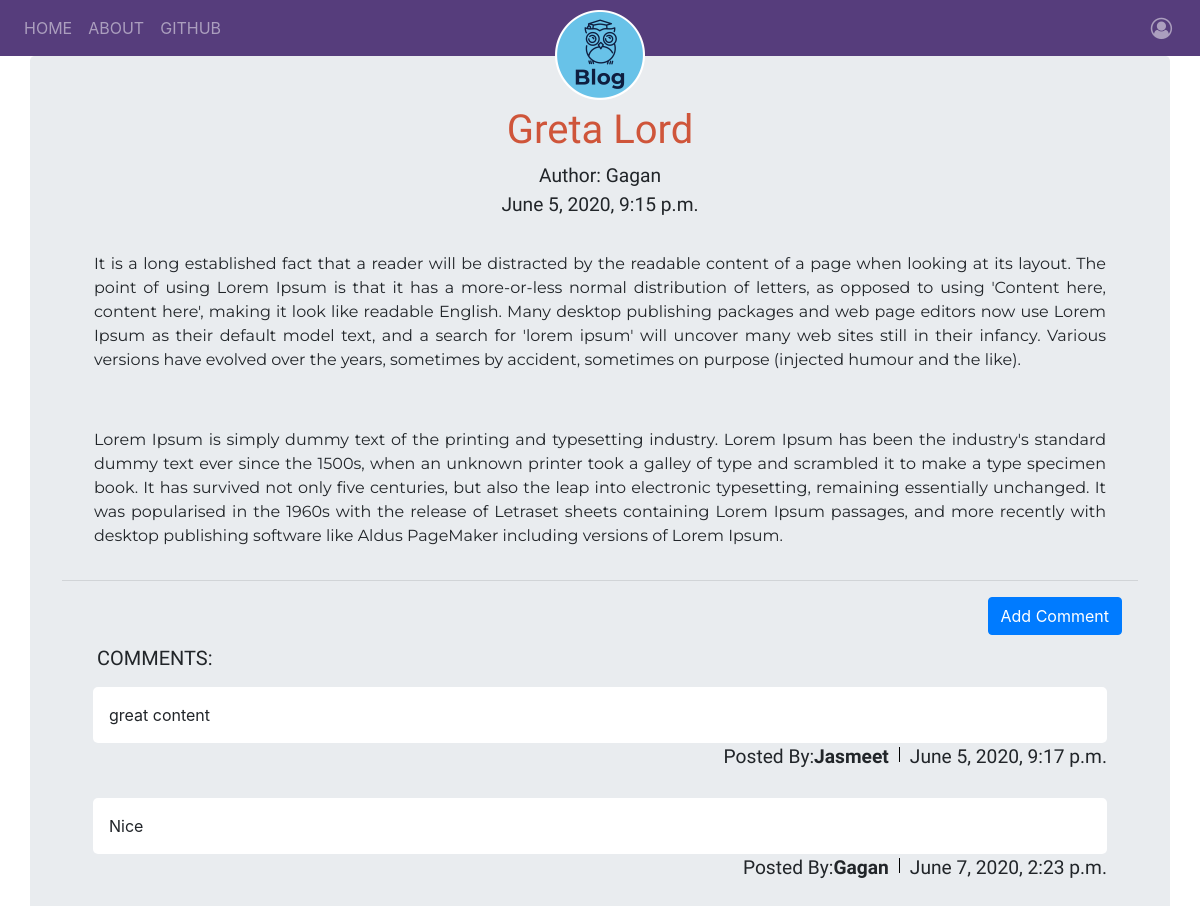
Before: /post/2/ with the older database file.
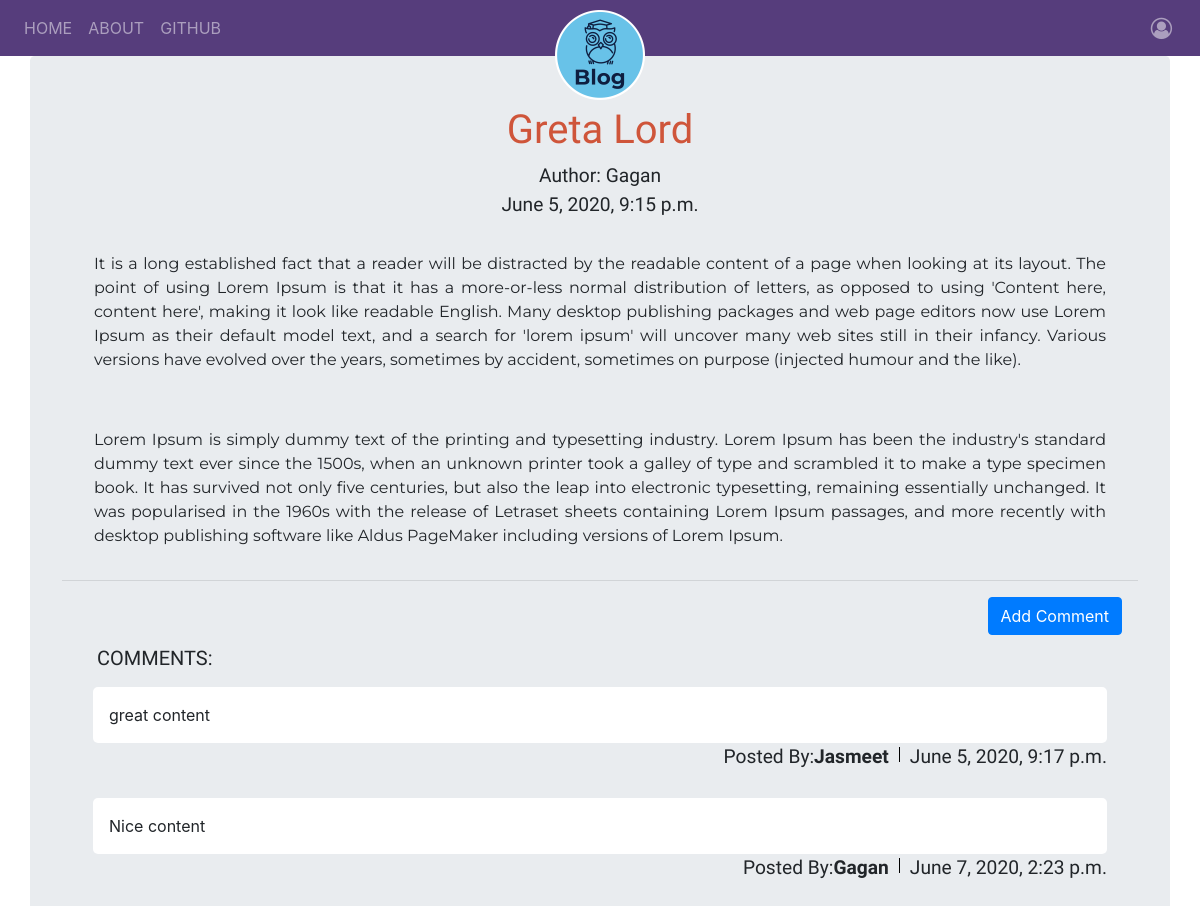
After: the same page with the newer database file.
### blog/models.py (models this page shows, shortened)
class Comment(models.Model):
    post = models.ForeignKey('blog.Post', related_name='comments', on_delete=models.CASCADE)
    author = models.ForeignKey('auth.User', on_delete=models.CASCADE)
    text = models.TextField()
    create_date = models.DateTimeField(default=timezone.now)
    approved_comment = models.BooleanField(default=False)

### blog/views.py (the view)
# urls.py: path('post/<int:pk>/', views.PostDetailView.as_view(), name='post_detail'),
class PostDetailView(DetailView):
    model = Post

### blog/templates/blog/post_detail.html (shortened to what this page needs)
{% extends 'blog/base.html' %}
{% block bodyblock %}
<h1 class="posttitle text-center">{{post.title}}</h1>
{% if post.published_date %}
<div class="date text-center">Author: {{post.author|title}}</div>
<div class="date text-center">{{post.published_date}}</div>
{% else %}
<div class="text-center">
  <a class="btn btn-default" href="{% url 'blog:post_publish' pk=post.pk %}">Publish</a>
</div>
{% endif %}
<div class="postcontent text-justify">{{post.text|safe|linebreaksbr}}</div>
<hr>
{% if post.published_date %}
<a class="btn btn-primary btn-comment pull-right mr-3" href="{% url 'blog:add_comment_to_post' pk=post.pk %}">Add Comment</a>
<div class="container post_detail">
  <h5>COMMENTS:</h5>
  {% for comment in post.comments.all %}
  <br>
  <div class="comments px-3 mb-2">
    {% if user == comment.author or user == post.author or comment.approved_comment %}
    <div class="comments_body px-3 mb-1">{{comment.text|safe|linebreaks}}</div>
    <div class="comments_meta">
      {% if comment.approved_comment %}
      <span>Posted By:<strong>{{comment.author|title}}</strong></span>
      {% else %}
      <span>Waiting for Approval... | Posted By:<strong>{{comment.author|title}}</strong></span>
      {% endif %}
      <span>{{comment.create_date}}</span>
    </div>
    {% endif %}
  </div>
  {% empty %}
  <span class="ml-3">No Comments</span>
  {% endfor %}
</div>
{% endif %}
{% endblock %}

Changed rows visible on the page:
changed Comment "Gagan": text "Nice" → "Nice content"
